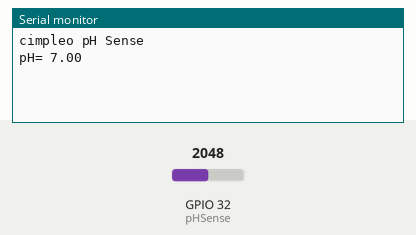
This sketch was run on a simulated ESP32. Parts: the last lines printed to the serial monitor. Inputs (shaded band) come from the test bench; at power-on: GPIO 32 (pHSense) = 2048.

Above: at 1.3 s.
1.4 s: GPIO 32 (pHSense) set to 2866
At 1.4 s:
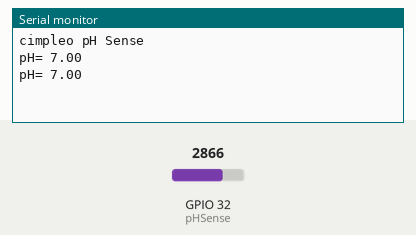
2.9 s: GPIO 32 (pHSense) set to 3603
At 4.4 s:
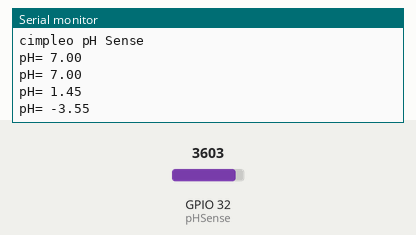
Timing chart, 0 to 5.9 s (numbered marks = the images above; inputs shaded):
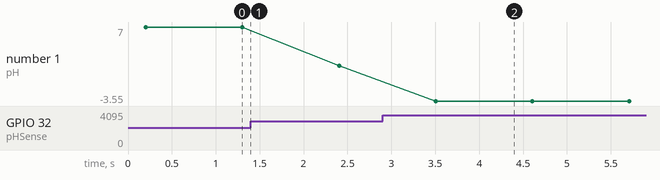

Measured:
- after the input at 2.9 s, the serial monitor: prints a new line after 0.60 s (image 2)
- plotted number 1: 7 → 1.45 after the input at 1.4 s, 1.45 → -3.55 after the input at 2.9 s

The sketch:

pHSensor.ino
```cpp
#include <Arduino.h>

int pHSense = 32;
int samples = 10;
float adc_resolution = 4095.0;

void setup()
{
    Serial.begin(9600);
    delay(100);
    Serial.println("cimpleo pH Sense");
}

float ph (float voltage) {
    return 7 + ((2.5 - voltage) / 0.18);
}

void loop()
{
    float measurings=0;

    for (int i = 0; i < samples; i++)
    {
        measurings += analogRead(pHSense);
        delay(10);

    }

    float voltage = 5 / adc_resolution * measurings/samples;
    Serial.print("pH= ");
    Serial.println(ph(voltage));
    delay(1000);
}
```
